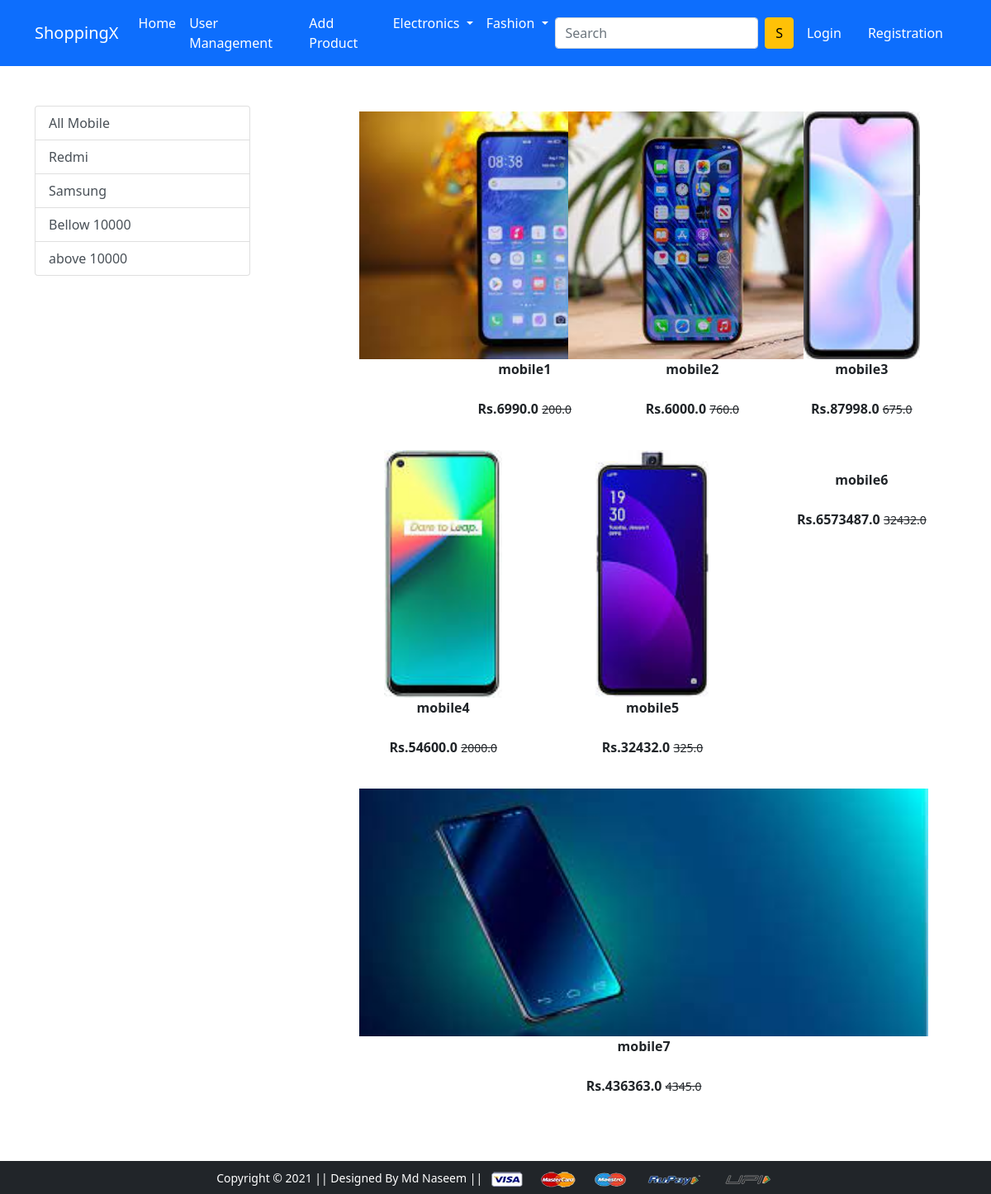
/mobile/, run on the app's committed database.
### app/models.py (models this page shows, shortened)
class Product(models.Model):
	title=models.CharField(max_length=100)
	selling_price=models.FloatField()
	discount_price=models.FloatField()
	description=models.TextField()
	brand=models.CharField(max_length=200)
	category=models.CharField(choices=CATEGORY_CHOICES,max_length=50)
	product_image=models.ImageField(upload_to='productimg')

### app/views.py (the view)
# urls.py: path('mobile/', views.mobile, name='mobile'),
def mobile(request,data=None):
	if data==None:
		mobiles=Product.objects.filter(category='M')
	elif data == 'redmi' or data=='samsung':
		mobiles=Product.objects.filter(category='M').filter(brand=data)
	elif data=='bellow':
		mobiles=Product.objects.filter(category='M').filter(selling_price__lt=10000)
	elif data=='above':
		mobiles=Product.objects.filter(category='M').filter(selling_price__gt=10000)
	return render(request, 'app/mobile.html',{'mobiles':mobiles})

### app/templates/app/mobile.html (shortened to what this page needs)
{% extends 'app/base.html' %}
{% load static %}
{% block main-content %}
<div class="container my-5">
 <div class="row">
  <div class="col-sm-3">
   <div class="list-group">
   	<a href="{% url 'mobile' %}" class="list-group-item list-group-item-action" aria-current="true">All Mobile</a>
   	<a href="{% url 'mobiledata' 'redmi' %}"
   	 class="list-group-item list-group-item-action" aria-current="true">Redmi</a>
   	 	<a href="{% url 'mobiledata' 'samsung' %}"
   	 class="list-group-item list-group-item-action" aria-current="true">Samsung</a>
   	 <a href="{% url 'mobiledata' 'bellow' %}"
   	 class="list-group-item list-group-item-action" aria-current="true">Bellow 10000</a>
   	 <a href="{% url 'mobiledata' 'above' %}"
   	 class="list-group-item list-group-item-action" aria-current="true">above 10000</a>
  </div>
</div>
  <div class="col-sm-8 offset-sm-1">
  	<div class="row">
  		{% for product in mobiles %}
  		<div class="col-sm-4 text-center mb-4">
  		<a href="{% url 'product-detail' product.id %}" class="btn">
  			<div class="item"><img src="{{product.product_image.url}}" alt="" height="300px" class=""><div class="fw-bold">{{product.title}}</div><br>
  			<div class="fw-bold">Rs.{{product.selling_price}}
             <small class="fw-light text-decoration-line-through">{{product.discount_price}}</small>
  			</div></div></a></div>
  		{% endfor %}
  </div>
 </div>
</div>
</div>
{% endblock main-content %}

### app/templates/app/base.html (shortened to what this page needs)
<!doctype html>
{% load static %}
<html lang="en">
  <head>
    <link href="https://cdn.jsdelivr.net/npm/bootstrap@5.0.0-beta1/dist/css/bootstrap.min.css" rel="stylesheet">
    <link rel="stylesheet" href="{% static 'app/css/owl.carousel.min.css' %}">
    <link rel="stylesheet" href="{% static 'app/css/all.min.css' %}">
    <link rel="stylesheet" href="{% static 'app/css/style.css' %}">
  </head>
  <body>
    <nav class="navbar navbar-expand-lg navbar-dark bg-primary">
     <div class="container">
       <a class="navbar-brand" href="/">ShoppingX</a>
       <div class="collapse navbar-collapse" id="navbarSupportedContent">
         <ul class="navbar-nav me-auto mb-2 mb-lg-0">
           <li class="nav-item">
             <a class="nav-link active" aria-current="page" href="/">Home</a>
           </li>
           <li class="nav-item">
             <a class="nav-link active" aria-current="page" href="{% url 'user_management' %}">User Management</a>
           </li>
           <li class="nav-item">
             <a class="nav-link active" aria-current="page" href="{% url 'addproduct' %}">Add Product</a>
           </li>
           <li class="nav-item dropdown">
             <a class="nav-link dropdown-toggle text-white" href="#" id="electronicsDropdown" role="button" data-bs-toggle="dropdown" aria-expanded="false">
               Electronics
             </a>
           </li>
           <li class="nav-item dropdown">
             <a class="nav-link dropdown-toggle text-white" href="#" id="fashionDropdown" role="button" data-bs-toggle="dropdown" aria-expanded="false">
               Fashion
             </a>
           </li>
         </ul>
         <form class="d-flex">
           <input class="form-control me-2" type="search" placeholder="Search" aria-label="Search">
           <button class="btn btn-warning" type="submit">S</button>
         </form>
         <div>
          <ul class="navbar-nav me-auto mb-2 mb-lg-0">
            {% if request.user.is_authenticated %}
           <li class="nav-item dropdown mx-2">
              <a class="nav-link dropdown-toggle text-white" href="#" id="profileDropdown" role="button" data-bs-toggle="dropdown" aria-expanded="false"><span class="text-capitalize">{{request.user.username}}
              </span></a>
              <ul class="dropdown-menu" aria-labelledby="profileDropdown">
                <li><a class="dropdown-item" href="{% url 'profile' %}">Profile</a></li>
                <li><a class="dropdown-item" href="{% url 'orders' %}">Orders</a></li>
                <li><a class="dropdown-item" href="{% url 'passwordchange' %}">Change Password</a></li>
                <li><a class="dropdown-item" href="{% url 'logout' %}">Logout</a></li>
              </ul>
            </li>
            <li class="nav-item mx-2">
             <a href="{% url 'show-cart' %}" class="nav-link text-white"><span class="badge bg-danger">{{totalItem}}</span> Cart </a>
            </li>
            {% else %}
            <li class="nav-item mx-2">
             <a href="{% url 'login' %}" class="nav-link text-white">Login</a>
            </li>
            <li class="nav-item mx-2">
             <a href="{% url 'customerregistration' %}" class="nav-link text-white">Registration</a>
            </li>
            {% endif %}
          </ul>
         </div>
       </div>
     </div>
    </nav>
    {% block main-content %} {% endblock main-content %}
    <footer class="container-fluid bg-dark text-center p-2 mt-5">
        <small class="text-white">Copyright &copy; 2021 || Designed By Md Naseem || </small>
        <img src="{% static 'app/images/payment.png' %}" alt="" srcset="" class="img-fluid" height="2px">
    </footer>
  </body>
</html>

### data on the page
Product: product_image (picture), title "mobile1", selling_price "6990.0", discount_price "200.0"
Product: product_image (picture), title "mobile2", selling_price "6000.0", discount_price "760.0"
Product: product_image (picture), title "mobile3", selling_price "87998.0", discount_price "675.0"
Product: product_image (picture), title "mobile4", selling_price "54600.0", discount_price "2000.0"
Product: product_image (picture), title "mobile5", selling_price "32432.0", discount_price "325.0"
Product: title "mobile6", selling_price "6573487.0", discount_price "32432.0"
Product: product_image (picture), title "mobile7", selling_price "436363.0", discount_price "4345.0"
